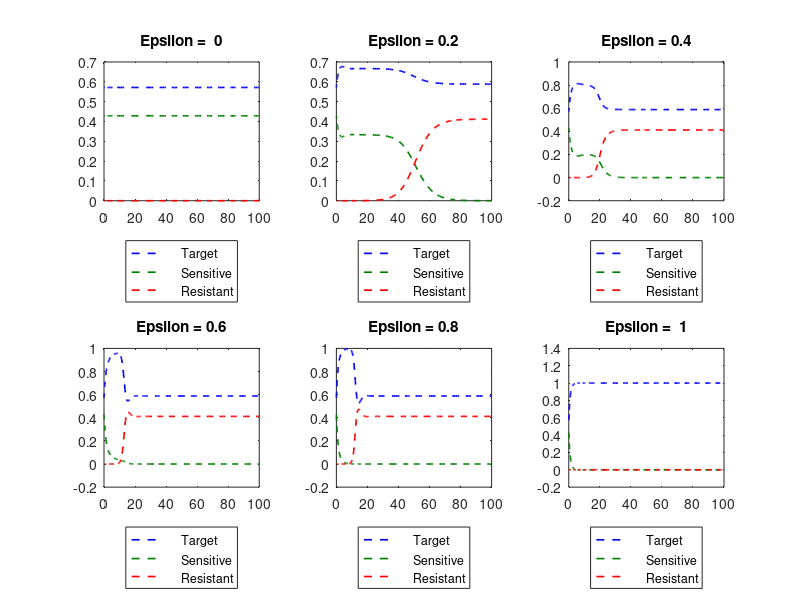

Write the MATLAB code that produced this figure.
lambda = 5;
delta = 0.5;
bs = 0.25;
br = 0.24;
mu = 10^(-5);
a = 1;

% x(1) = target cells (T)
% x(2) = infected sensitive (Is)
% x(3) = infected resistant (Ir)


for i = 0:5

    epsilon = 0.2*i;

    g = @(t,x) [lambda - delta*x(1) - ((1-epsilon)*bs*x(2) + br*x(3))*x(1) ; 
        (1-epsilon)*(1-mu)*bs*x(2)*x(1) - a*x(2) ;
        br*x(1)*x(3) - a*x(3) + (1-epsilon)*mu*bs*x(2)*x(1)] ;

    %[t,xa] = ode45(g,[0 20],[lambda/delta 1]);
    [t,xa] = ode45(g,[0 100],[4 3 0]);
        
    total = xa(:,1)+xa(:,2)+xa(:,3);

    xa(:,1) = xa(:,1) ./ total;
    xa(:,2) = xa(:,2) ./ total;
    xa(:,3) = xa(:,3) ./ total;
    
    %subplot(2, 5, i);
    subplot(2, 3, i+1);
    caption = sprintf('Epsilon = %2g', epsilon);    
    %plot(t,xa(:,1), 'b', t, xa(:,2), 'g', t, xa(:,3), 'r', 'LineWidth', 1.2)
    plot(t,xa(:,1), '--b', 'LineWidth', 1.2)
    hold on
    plot(t, xa(:,2), '--', 'Color', [0 .5 0], 'LineWidth', 1.2 )
    hold on
    plot(t, xa(:,3), '--r', 'LineWidth', 1.2)
    
    title(caption)
    legend('     Target', '     Sensitive', '     Resistant')
    legend('Location', 'SouthOutSide') % move legend to upper left

end